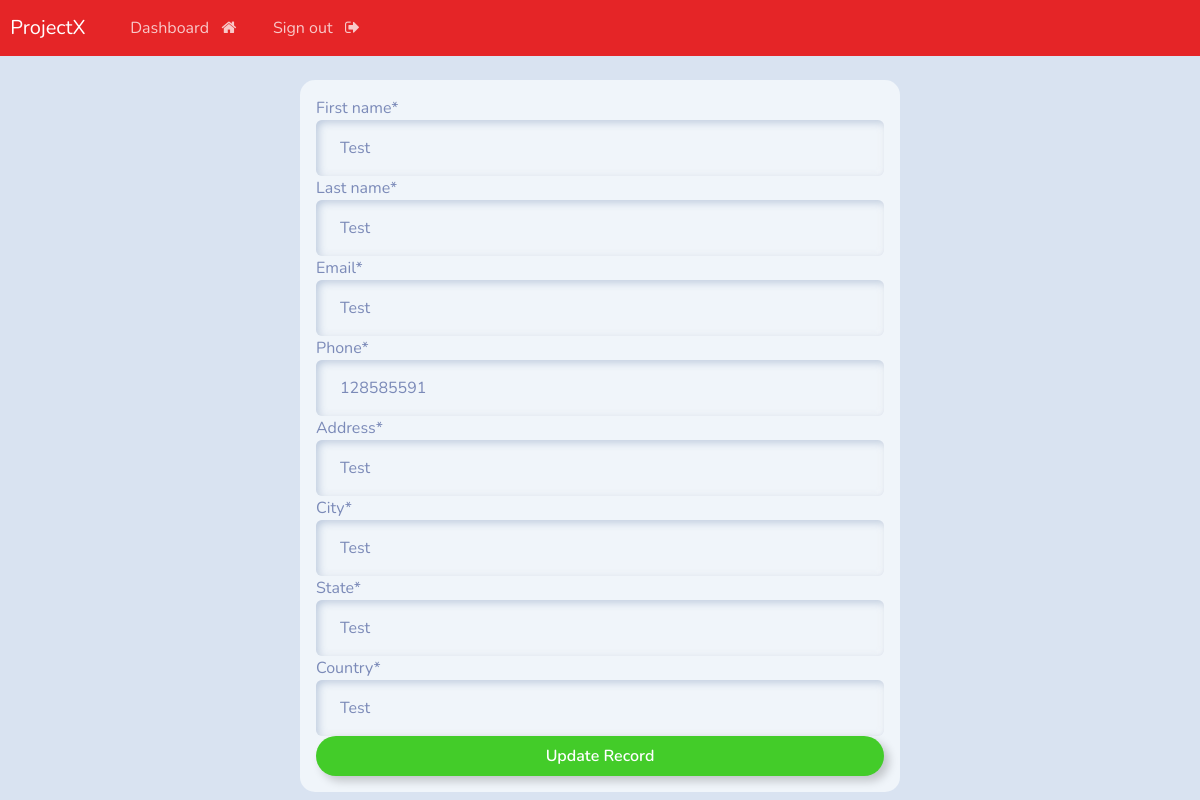
/update-record/6 (signed in), run on the app's committed database.
### webapp/models.py (models this page shows, shortened)
class Record(models.Model):
    creation_date = models.DateTimeField(auto_now_add = True)
    first_name = models.CharField(max_length=100)
    last_name = models.CharField(max_length=100)
    email = models.CharField(max_length=100)
    phone = models.CharField(max_length=100)
    address = models.CharField(max_length=100)
    city = models.CharField(max_length=100)
    state = models.CharField(max_length=100)
    country = models.CharField(max_length=100)

### webapp/views.py (the view)
# urls.py: path('update-record/<int:pk>', views.update_record, name="update-record"),
@login_required(login_url='login')
def update_record(request, pk):
    record = Record.objects.get(id=pk)
    update_record_form = UpdateRecordForm(instance=record)
    if request.method=="POST":
        update_record_form = UpdateRecordForm(request.POST, instance=record)
        if update_record_form.is_valid():
            update_record_form.save()
            return redirect("dashboard")
    context = {'update_record_form':update_record_form}
    return render (request, 'webapp/crud/update-record.html', context=context)

### webapp/forms.py
class UpdateRecordForm(forms.ModelForm):
    class Meta:
        model=Record
        fields = ['first_name', 'last_name', 'email', 'phone', 'address', 'city', 'state', 'country']

### webapp/templates/webapp/crud/update-record.html (shortened to what this page needs)
{% extends 'webapp/base.html' %}
{% load crispy_forms_tags %}
{% block content %}
<div class="container bg-light shadow-medium p-3 form-layout">
    <form action="" method="POST" autocomplete="off">
        {{update_record_form|crispy}}
        <button type="submit" class="btn btn-outline-success w-100 btn-block p-2">
            Update Record
        </button>
    </form>
</div>
{%endblock%}

### static/css/styles.css (style rules this page uses)
.form-layout { border-radius: 15px; width: 50vw; }

### data on the page
Record: first_name "Test", last_name "Test", email "Test", phone "128585591", address "Test", city "Test", state "Test", country "Test"
